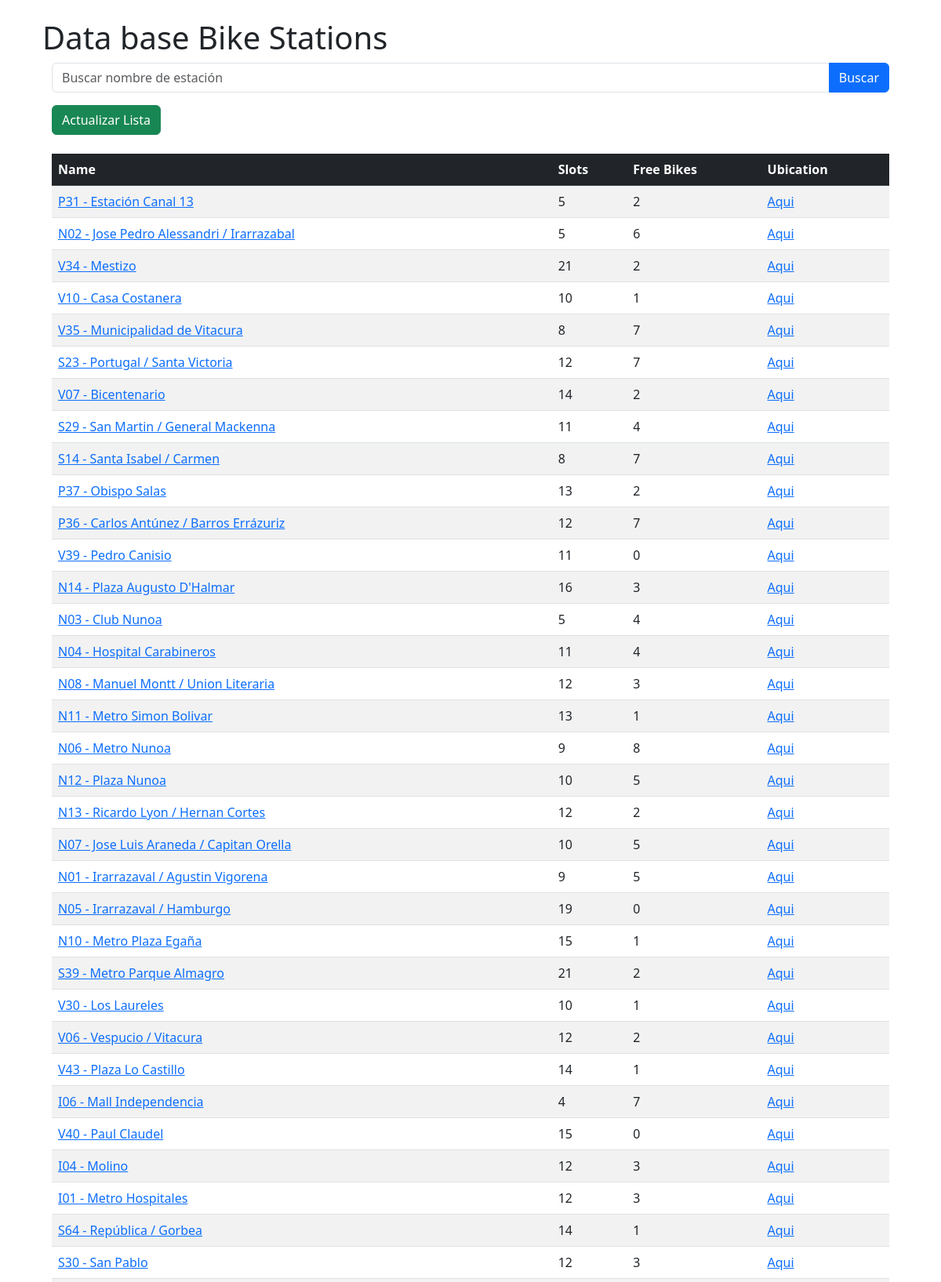
The page / (upper part) on the database its author committed.
### bike/models.py (models this page shows, shortened)
class Station(models.Model, GeoItem):
    PAYMENT_CHOICES = [
        ('key', 'Tarjeta'),
        ('transitcard', 'Tarjeta de Transito'),
        ('creditcard', 'Tarjeta de Crédito'),
        ('phone', 'Teléfono Movil')
    ]
    id = models.UUIDField(primary_key=True, default=uuid.uuid4, editable=False)
    empty_slots = models.IntegerField("Slots")
    free_bikes = models.IntegerField("Free Bikes", null=True, blank=True)
    latitude = models.FloatField("Latitude", null=True, blank=True)
    longitude = models.FloatField("Longitude", null=True, blank=True)
    name = models.CharField("Name", max_length=255, null=True, blank=True)
    timestamp = models.DateTimeField(null=True, blank=True)
    address = models.CharField("address", max_length=255, null=True, blank=True)
    altitude = models.FloatField(null=True, blank=True)
    ebikes = models.IntegerField(null=True, blank=True)
    has_ebikes = models.BooleanField(null=True, blank=True)
    last_updated = models.IntegerField(null=True, blank=True)
    normal_bikes = models.IntegerField(null=True, blank=True)
    payment =  MultiSelectField(choices=PAYMENT_CHOICES, null=True, blank=True)
    post_code = models.CharField(null=True, max_length=100, default=None, blank=True)
    renting = models.IntegerField(null=True, blank=True)
    returning = models.IntegerField(null=True, blank=True)
    slots = models.IntegerField(null=True, blank=True)
    uid = models.IntegerField(null=True, blank=True)
    def get_url_map(self):
        from django.utils.html import format_html
        return format_html(f"http://maps.google.com/maps?z=12&t=m&q=loc:{self.latitude}+{self.longitude}")

### bike/views.py (the view)
# urls.py: path('', views.StationsListView.as_view(), name="list"),
class StationsListView(ListView):
    model = Station
    paginate_by = 20
    def get_context_data(self, **kwargs):
        context = super(StationsListView, self).get_context_data(**kwargs)
        filter = self.request.GET.get("search_filter")
        if filter:
            context['object_list'] = self.model.objects.filter(
                name__contains=filter
            )
        else:
            context['object_list'] = self.model.objects.all()
        return context

### bike/templates/bike/station_list.html
{% extends 'base.html' %}
{% block content %}
    <div class="container">
        <h1 class="mt-4">Data base Bike Stations</h1>
        <div class="container">
            <div class="row">
                <form action="" method="get">
                    <div class="input-group mb-3">
                        <input type="text" class="form-control" placeholder="Buscar nombre de estación" name="search_filter">
                        <button class="btn btn-primary" type="submit" id="button-addon2">Buscar</button>
                      </div>
                    <div class="btn-group col 4">
                        <a class="btn btn-success col-3" href="{% url 'bike:bikes_api' %}">Actualizar Lista</a>
                    </div>
                </form>
            </div>
        </div>
        <div class="container">
            <table class="table table-striped mt-4">
                <thead class="table-dark">
                    <tr>
                        <th>Name</th>
                        <th>Slots</th>
                        <th>Free Bikes</th>
                        <th>Ubication</th>
                    </tr>
                </thead>
                <tbody>
                    {% for station in object_list %}
                    <tr>
                        <td><a href="{% url 'bike:detail' station.id %}">{{station.name}}</a></td>
                        <td>{{station.empty_slots}}</td>
                        <td>{{station.free_bikes}}</td>
                        <td><a href="{{station.get_url_map}}" target=”_blank”>Aqui</a></td>
                    </tr>
                    {% endfor %}
                </tbody>
            </table>
        </div>
    </div>
    {% endblock content %}

### rows shown on the page
Station: name "P31 - Estación Canal 13", empty_slots "5", free_bikes "2"
Station: name "N02 - Jose Pedro Alessandri / Irarrazabal", empty_slots "5", free_bikes "6"
Station: name "V34 - Mestizo", empty_slots "21", free_bikes "2"
Station: name "V10 - Casa Costanera", empty_slots "10", free_bikes "1"
Station: name "V35 - Municipalidad de Vitacura", empty_slots "8", free_bikes "7"
Station: name "S23 - Portugal / Santa Victoria", empty_slots "12", free_bikes "7"
Station: name "V07 - Bicentenario", empty_slots "14", free_bikes "2"
Station: name "S29 - San Martin / General Mackenna", empty_slots "11", free_bikes "4"
Station: name "S14 - Santa Isabel / Carmen", empty_slots "8", free_bikes "7"
Station: name "P37 - Obispo Salas", empty_slots "13", free_bikes "2"
Station: name "P36 - Carlos Antúnez / Barros Errázuriz", empty_slots "12", free_bikes "7"
Station: name "V39 - Pedro Canisio", empty_slots "11", free_bikes "0"
Station: name "N14 - Plaza Augusto D'Halmar", empty_slots "16", free_bikes "3"
Station: name "N03 - Club Nunoa", empty_slots "5", free_bikes "4"
Station: name "N04 - Hospital Carabineros", empty_slots "11", free_bikes "4"
Station: name "N08 - Manuel Montt / Union Literaria", empty_slots "12", free_bikes "3"
Station: name "N11 - Metro Simon Bolivar", empty_slots "13", free_bikes "1"
Station: name "N06 - Metro Nunoa", empty_slots "9", free_bikes "8"
Station: name "N12 - Plaza Nunoa", empty_slots "10", free_bikes "5"
Station: name "N13 - Ricardo Lyon / Hernan Cortes", empty_slots "12", free_bikes "2"
Station: name "N07 - Jose Luis Araneda / Capitan Orella", empty_slots "10", free_bikes "5"
Station: name "N01 - Irarrazaval / Agustin Vigorena", empty_slots "9", free_bikes "5"
Station: name "N05 - Irarrazaval / Hamburgo", empty_slots "19", free_bikes "0"
Station: name "N10 - Metro Plaza Egaña", empty_slots "15", free_bikes "1"
Station: name "S39 - Metro Parque Almagro", empty_slots "21", free_bikes "2"
Station: name "V30 - Los Laureles", empty_slots "10", free_bikes "1"
Station: name "V06 - Vespucio / Vitacura", empty_slots "12", free_bikes "2"
Station: name "V43 - Plaza Lo Castillo", empty_slots "14", free_bikes "1"
Station: name "I06 - Mall Independencia", empty_slots "4", free_bikes "7"
Station: name "V40 - Paul Claudel", empty_slots "15", free_bikes "0"
Station: name "I04 - Molino", empty_slots "12", free_bikes "3"
Station: name "I01 - Metro Hospitales", empty_slots "12", free_bikes "3"
Station: name "S64 - República / Gorbea", empty_slots "14", free_bikes "1"
Station: name "S30 - San Pablo", empty_slots "12", free_bikes "3"
